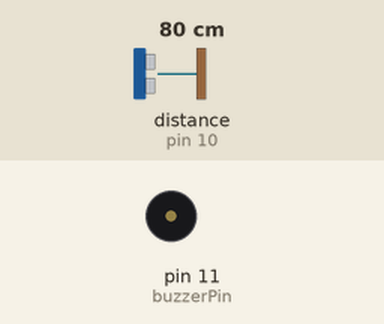
This sketch was run on a simulated Arduino Uno, built with avr-gcc and run on an emulated ATmega328P. Shown: buzzer (waves = sounding, pin HIGH). Wiring (inferred from the names in the program): ultrasonic range finder: trigger pin 9; echo pin 10. Inputs (shaded band) come from the test bench; at power-on: distance to the obstacle (sensor on pin 10) 80 cm. The echo pulse lasts 58.3 µs per cm; pins used as bus, display or sensor lines are not drawn.

Above: at 1.2 s.
1.3 s: distance to the obstacle (sensor on pin 10) set to 13 cm
2.8 s: distance to the obstacle (sensor on pin 10) set to 10 cm
At 3.5 s:
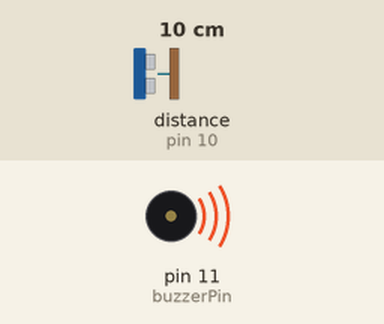
4.3 s: distance to the obstacle (sensor on pin 10) set to 18 cm
At 5.1 s:
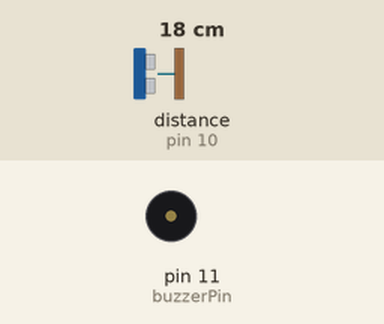
5.8 s: distance to the obstacle (sensor on pin 10) set to 2 cm
At 7.1 s:
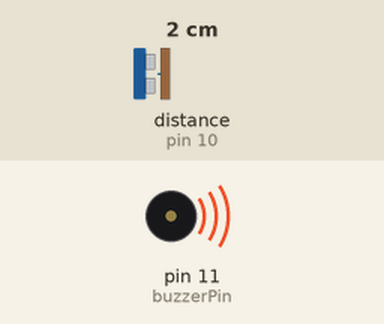
Timing chart, 0 to 8.3 s (numbered marks = the images above; inputs shaded):
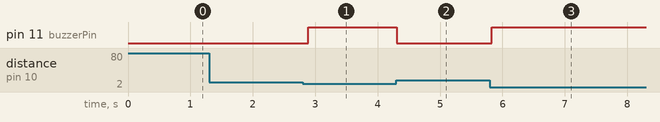

Measured:
- the behaviour switches between 12 and 11 cm on distance to the obstacle (sensor on pin 10) (found by bisection; images 0 and 1)
- after the input at 1.3 s, every drawn part: stays the same
- after the input at 2.8 s, pin 11 (buzzerPin): LOW → HIGH after 0.09 s
- after the input at 4.3 s, pin 11 (buzzerPin): HIGH → LOW at once
- after the input at 5.8 s, pin 11 (buzzerPin): LOW → HIGH at once

The sketch:

joe.ino
```cpp
// Pins for Ultrasonic Sensor
const int trigPin = 9;
const int echoPin = 10;

// Pin for Active Buzzer
const int buzzerPin = 11;

void setup() {
  pinMode(trigPin, OUTPUT);
  pinMode(echoPin, INPUT);
  pinMode(buzzerPin, OUTPUT);
  Serial.begin(9600);
}

void loop() {
  long duration;
  int distance;

  // Trigger the sensor
  digitalWrite(trigPin, LOW);
  delayMicroseconds(2);
  digitalWrite(trigPin, HIGH);
  delayMicroseconds(10);
  digitalWrite(trigPin, LOW);

  duration = pulseIn(echoPin, HIGH);
  distance = duration * 0.034 / 2;

  // Logic: Active buzzers just need a HIGH signal to sound
  if (distance > 0 && distance <= 10) {
    digitalWrite(buzzerPin, HIGH); // Turn beep ON
  } else {
    digitalWrite(buzzerPin, LOW);  // Turn beep OFF
  }

  delay(100);
}
```
